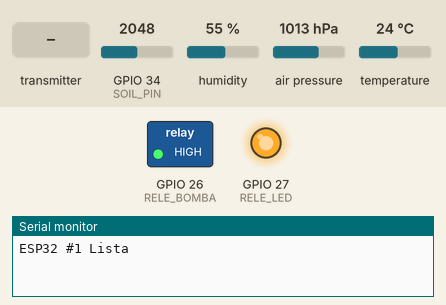
Bench run of a sketch on a simulated ESP32. Parts: switched loads named in the sketch (green lamp = pin HIGH), output pins drawn as LEDs (lit = HIGH), the last lines printed to the serial monitor. Inputs (shaded band) come from the test bench; at power-on: GPIO 34 (SOIL_PIN) = 2048, humidity 55 %, air pressure 1013 hPa, temperature 24 °C.

Above: at 1.2 s.
1.3 s: the transmitter starts sending ledManual = 1
At 1.9 s:
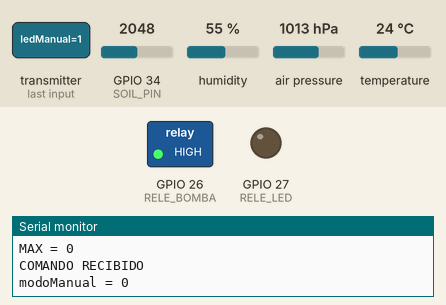
2.8 s: the transmitter starts sending ledManual = 0
At 4.2 s:
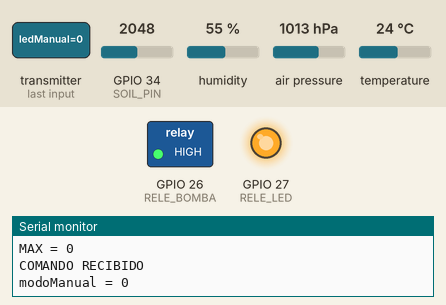
Timing chart, 0 to 5.8 s (numbered marks = the images above; inputs shaded):
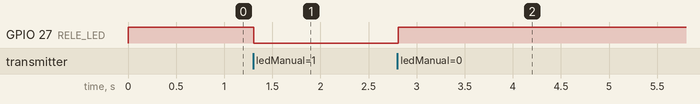

Measured:
- after the input at 1.3 s, GPIO 27 (RELE_LED): HIGH → LOW at once
- after the input at 2.8 s, GPIO 27 (RELE_LED): LOW → HIGH at once

The sketch:

ESP32_1.ino
```cpp
#include <esp_wifi.h>
#include <WiFi.h>
#include <esp_now.h>
#include <Wire.h>
#include <Adafruit_AHTX0.h>
#include <Adafruit_BMP280.h>

#define SOIL_PIN 34
#define RELE_BOMBA 26
#define RELE_LED 27

Adafruit_AHTX0 aht;
Adafruit_BMP280 bmp;

typedef struct {
  float temperatura;
  float humedad;
  float presion;
  int suelo;
  bool bomba;
  bool led;
} DatosSensor;

DatosSensor datos;

typedef struct {
  bool bombaManual;
  bool ledManual;
  bool modoManual;
  int minSuelo;
  int maxSuelo;
} Comandos;

Comandos cmd;

int minSuelo = 30;
int maxSuelo = 60;

void recibirComandos(
    const esp_now_recv_info_t *info,
    const uint8_t *incomingData,
    int len)
{
   memcpy(&cmd, incomingData, sizeof(cmd));

  Serial.println("--------");
Serial.print("modoManual: ");
Serial.println(cmd.modoManual);

Serial.print("bombaManual: ");
Serial.println(cmd.bombaManual);

Serial.print("ledManual: ");
Serial.println(cmd.ledManual);

Serial.print("minSuelo: ");
Serial.println(cmd.minSuelo);

Serial.print("maxSuelo: ");
Serial.println(cmd.maxSuelo);

minSuelo = cmd.minSuelo;
maxSuelo = cmd.maxSuelo;

Serial.print("MIN = ");
Serial.println(minSuelo);

Serial.print("MAX = ");
Serial.println(maxSuelo);

Serial.println("COMANDO RECIBIDO");

Serial.print("modoManual = ");
Serial.println(cmd.modoManual);


// LED
if(cmd.ledManual)
{
    digitalWrite(RELE_LED, LOW);
}
else
{
    digitalWrite(RELE_LED, HIGH);
}

// BOMBA SOLO SI ESTA EN MODO MANUAL
if(cmd.modoManual)
{
  if(cmd.bombaManual)
  {
    digitalWrite(RELE_BOMBA, LOW);
  }
  else
  {
    digitalWrite(RELE_BOMBA, HIGH);
  }
}
}

uint8_t receptor[] = {
  0x00, 0x00, 0x00, 0x00, 0x00, 0x00
}; // XXXX: sustituir por la MAC del ESP32 destinatario.

void setup() {

  Serial.begin(115200);

  pinMode(RELE_BOMBA, OUTPUT);
  pinMode(RELE_LED, OUTPUT);

  digitalWrite(RELE_BOMBA, HIGH);
digitalWrite(RELE_LED, HIGH);

  Wire.begin(21,22);

  aht.begin();
  bmp.begin(0x77);

  WiFi.mode(WIFI_STA);

  esp_wifi_set_channel(1, WIFI_SECOND_CHAN_NONE);

  if (esp_now_init() != ESP_OK) {
    Serial.println("Error ESP-NOW");
    return;
  }

  esp_now_peer_info_t peerInfo = {};
  memcpy(peerInfo.peer_addr, receptor, 6);
  peerInfo.channel = 0;
  peerInfo.encrypt = false;

  esp_now_add_peer(&peerInfo);

  esp_now_register_recv_cb(recibirComandos);

  Serial.println("ESP32 #1 Lista");
}

void loop() {

  sensors_event_t hum, temp;
  aht.getEvent(&hum, &temp);

  datos.temperatura = temp.temperature;
  datos.humedad = hum.relative_humidity;
  datos.presion = bmp.readPressure() / 100.0F;

  int lectura = analogRead(SOIL_PIN);

  datos.suelo = map(
      lectura,
      3400,
      1600,
      0,
      100);

  datos.suelo = constrain(datos.suelo,0,100);

 // Bomba automática SOLO en modo AUTO
if(cmd.modoManual == false)
{
  if(datos.suelo < minSuelo)
    digitalWrite(RELE_BOMBA,LOW);

if(datos.suelo > maxSuelo)
    digitalWrite(RELE_BOMBA,HIGH);
}


  datos.bomba = !digitalRead(RELE_BOMBA);
datos.led = !digitalRead(RELE_LED);

  esp_now_send(
      receptor,
      (uint8_t *) &datos,
      sizeof(datos));

  delay(2000);
}
```
